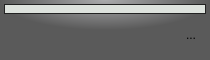
<?xml version="1.0" encoding="UTF-8"?>
<ui version="4.0">
 <class>TinyPlayer</class>
 <widget class="QWidget" name="TinyPlayer">
  <property name="geometry">
   <rect>
    <x>0</x>
    <y>0</y>
    <width>210</width>
    <height>60</height>
   </rect>
  </property>
  <property name="styleSheet">
   <string notr="true">#TinyPlayer {
background: qradialgradient(spread:pad, cx:0.5, cy:0, radius:0.5, fx:0.5, fy:0, stop:0 rgba(170, 170, 172, 255), stop:1 rgba(90, 90, 90, 255));
border-radius: 5px;
}

QToolButton:hover {
border: none;
border-radius: 5px;
background: rgba(255,255,255,0.3);
}

QToolButton:pressed {
/*border: 1px solid #f31;
border-radius: 5px;
*/
background: rgba(255,255,255,0.7);
}

QToolButton:checked {
border: 1px solid #3c1;
border-radius: 5px;
}
</string>
  </property>
  <layout class="QVBoxLayout" name="verticalLayout">
   <property name="spacing">
    <number>1</number>
   </property>
   <property name="leftMargin">
    <number>4</number>
   </property>
   <property name="topMargin">
    <number>4</number>
   </property>
   <property name="rightMargin">
    <number>4</number>
   </property>
   <property name="bottomMargin">
    <number>4</number>
   </property>
   <item>
    <widget class="QProgressBar" name="progress">
     <property name="maximumSize">
      <size>
       <width>16777215</width>
       <height>10</height>
      </size>
     </property>
     <property name="styleSheet">
      <string notr="true">QProgressBar {
	border: 1px solid #222;
	background: #dde2dd;
	text-align: center;
	color: #ccc;
}

QProgressBar::chunk {
	background: #333;
	border-right: 2px solid #f33;
}</string>
     </property>
     <property name="textVisible">
      <bool>false</bool>
     </property>
    </widget>
   </item>
   <item>
    <layout class="QHBoxLayout" name="horizontalLayout_4">
     <property name="spacing">
      <number>5</number>
     </property>
     <item>
      <widget class="QToolButton" name="prevMarker">
       <property name="toolTip">
        <string>Previous marker</string>
       </property>
       <property name="icon">
        <iconset theme="media-seek-backward" resource="resources.qrc">
         <normaloff>:/icons/media-seek-backward.png</normaloff>:/icons/media-seek-backward.png</iconset>
       </property>
       <property name="iconSize">
        <size>
         <width>22</width>
         <height>22</height>
        </size>
       </property>
       <property name="autoRaise">
        <bool>true</bool>
       </property>
      </widget>
     </item>
     <item>
      <widget class="QToolButton" name="play">
       <property name="toolTip">
        <string>Play</string>
       </property>
       <property name="icon">
        <iconset theme="media-playback-start" resource="resources.qrc">
         <normaloff>:/icons/media-playback-start.png</normaloff>:/icons/media-playback-start.png</iconset>
       </property>
       <property name="iconSize">
        <size>
         <width>32</width>
         <height>32</height>
        </size>
       </property>
       <property name="checkable">
        <bool>true</bool>
       </property>
       <property name="autoRaise">
        <bool>true</bool>
       </property>
      </widget>
     </item>
     <item>
      <widget class="QToolButton" name="step">
       <property name="toolTip">
        <string>Step</string>
       </property>
       <property name="icon">
        <iconset theme="media-seek-forward" resource="resources.qrc">
         <normaloff>:/icons/media-seek-forward.png</normaloff>:/icons/media-seek-forward.png</iconset>
       </property>
       <property name="iconSize">
        <size>
         <width>32</width>
         <height>32</height>
        </size>
       </property>
       <property name="autoRaise">
        <bool>true</bool>
       </property>
      </widget>
     </item>
     <item>
      <widget class="QToolButton" name="skip">
       <property name="toolTip">
        <string>Skip stroke</string>
       </property>
       <property name="icon">
        <iconset theme="media-skip-forward" resource="resources.qrc">
         <normaloff>:/icons/media-skip-forward.png</normaloff>:/icons/media-skip-forward.png</iconset>
       </property>
       <property name="iconSize">
        <size>
         <width>32</width>
         <height>32</height>
        </size>
       </property>
       <property name="autoRaise">
        <bool>true</bool>
       </property>
      </widget>
     </item>
     <item>
      <widget class="QToolButton" name="nextMarker">
       <property name="toolTip">
        <string>Next marker</string>
       </property>
       <property name="text">
        <string>...</string>
       </property>
       <property name="icon">
        <iconset theme="media-seek-forward" resource="resources.qrc">
         <normaloff>:/icons/media-seek-forward.png</normaloff>:/icons/media-seek-forward.png</iconset>
       </property>
       <property name="iconSize">
        <size>
         <width>22</width>
         <height>22</height>
        </size>
       </property>
       <property name="autoRaise">
        <bool>true</bool>
       </property>
      </widget>
     </item>
    </layout>
   </item>
  </layout>
 </widget>
 <resources>
  <include location="resources.qrc"/>
 </resources>
 <connections/>
</ui>
